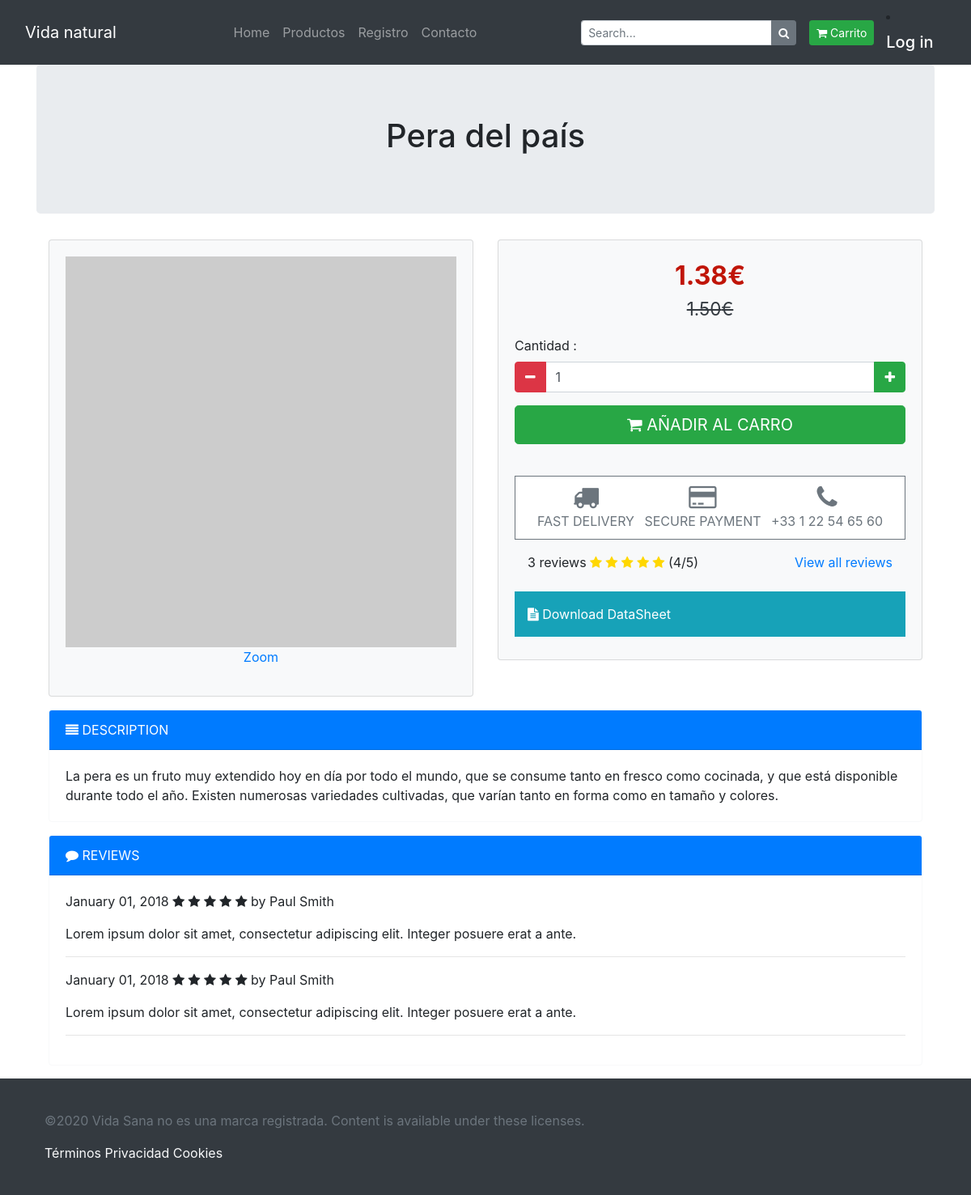
/eshop/index.php?menu=producto&producto=PERPAIS, run on the app's committed database.
### tables this page shows
CREATE TABLE `ti_desc_producto` (
  `id_producto` varchar(20) NOT NULL,
  `id_idioma` varchar(2) NOT NULL,
  `descripcion_corta` varchar(200) DEFAULT NULL,
  `descripcion_larga` varchar(4000) DEFAULT NULL
);

CREATE TABLE `tm_producto` (
  `id_producto` varchar(20) NOT NULL,
  `precio_actual` decimal(10,2) NOT NULL,
  `es_oferta` varchar(1) DEFAULT NULL,
  `precio_oferta` decimal(10,2) DEFAULT NULL,
  `reserva_inicial` date DEFAULT NULL,
  `reserva_actual` date DEFAULT NULL,
  `reserva_notificacion` date DEFAULT NULL,
  `stock` decimal(10,0) NOT NULL,
  `imagen` blob DEFAULT NULL
);

### eshop/routing.php (called while the page is built, shortened)
<?php
	$page='home/index.php';
	if (!empty($_GET)) {
		$menu=$_GET['menu'];
		switch ($menu) {
			case 'producto':
				$myproduct=$_GET['producto'];
				$page='products/product.php';
				break;
		}
	}
	require_once($page);
 ?>

### eshop/index.php (called while the page is built)
<?php
	require_once('Layouts/layout.php');
 ?>

### eshop/products/product.php (the view, shortened to what this page needs)
<?php
        require("includes/conexion.php");
        $sql="CALL getProduct('ES','$myproduct')";
        $query=mysqli_query($conexion, $sql);
        $row=mysqli_fetch_array($query);
     ?>
<section class="jumbotron text-center">
    <div class="container">
        <h1 class="jumbotron-heading"><?php echo $row['descripcion_corta']?></h1>
    </div>
</section>
<div class="container">
    <div class="row">
        <div class="col-12 col-lg-6">
            <div class="card bg-light mb-3">
                <div class="card-body">
                    <a href="" data-toggle="modal" data-target="#productModal">
                        <img class="img-fluid" src="https://dummyimage.com/800x800/55595c/fff" />
                        <p class="text-center">Zoom</p>
                    </a>
                </div>
            </div>
        </div>
        <div class="col-12 col-lg-6 add_to_cart_block">
            <div class="card bg-light mb-3">
                <div class="card-body">
                    <p class="price"><?php echo $row['precio_oferta']?>€</p>
                    <p class="price_discounted"><?php echo $row['precio_actual'] ?>€</p>
                    <form id="dataform" name="dataform"  method="get" action="?menu=carrito&action=addToCart">
                        <div class="form-group">
                            <label>Cantidad :</label>
                            <div class="input-group mb-3">
                                <div class="input-group-prepend">
                                    <button type="button" class="quantity-left-minus btn btn-danger btn-number"  data-type="minus" data-field="">
                                        <i class="fa fa-minus"></i>
                                    </button>
                                </div>
                                <input type="text" class="form-control"  id="quantity" name="quantity" min="1" max="100" value="1">
                                <div class="input-group-append">
                                    <button type="button" class="quantity-right-plus btn btn-success btn-number" data-type="plus" data-field="">
                                        <i class="fa fa-plus"></i>
                                    </button>
                                </div>
                            </div>
                        </div>
                        <a name="alink"  id="alink"  onclick="sendForm()" href="#" class="btn btn-success btn-lg btn-block text-uppercase">
                            <i class="fa fa-shopping-cart"></i> Añadir al carro
                        </a>
                    </form>
                    <br>
                    <div class="product_rassurance">
                        <ul class="list-inline">
                            <li class="list-inline-item"><i class="fa fa-truck fa-2x"></i><br/>Fast delivery</li>
                            <li class="list-inline-item"><i class="fa fa-credit-card fa-2x"></i><br/>Secure payment</li>
                            <li class="list-inline-item"><i class="fa fa-phone fa-2x"></i><br/>+33 1 22 54 65 60</li>
                        </ul>
                    </div>
                    <div class="reviews_product p-3 mb-2 ">
                        3 reviews
                        <i class="fa fa-star"></i>
                        <i class="fa fa-star"></i>
                        <i class="fa fa-star"></i>
                        <i class="fa fa-star"></i>
                        <i class="fa fa-star"></i>
                        (4/5)
                        <a class="pull-right" href="#reviews">View all reviews</a>
                    </div>
                    <div class="datasheet p-3 mb-2 bg-info text-white">
                        <a href="" class="text-white"><i class="fa fa-file-text"></i> Download DataSheet</a>
                    </div>
                </div>
            </div>
        </div>
    </div>
    <div class="row">
        <div class="col-12">
            <div class="card border-light mb-3">
                <div class="card-header bg-primary text-white text-uppercase"><i class="fa fa-align-justify"></i> Description</div>
                <div class="card-body">
                    <p class="card-text">
                    <?php echo $row['descripcion_larga']?>
                    </p>
                </div>
            </div>
        </div>
        <div class="col-12" id="reviews">
            <div class="card border-light mb-3">
                <div class="card-header bg-primary text-white text-uppercase"><i class="fa fa-comment"></i> Reviews</div>
                <div class="card-body">
                    <div class="review">
                        <meta itemprop="datePublished" content="01-01-2016">January 01, 2018
                        <span class="fa fa-star"></span>
                        <span class="fa fa-star"></span>
                        <span class="fa fa-star"></span>
                        <span class="fa fa-star"></span>
                        <span class="fa fa-star"></span>
                        by Paul Smith
                        <p class="blockquote">
                            <p class="mb-0">Lorem ipsum dolor sit amet, consectetur adipiscing elit. Integer posuere erat a ante.</p>
                        </p>
                        <hr>
                    </div>
                    <div class="review">
                        <meta itemprop="datePublished" content="01-01-2016">January 01, 2018
                        <span class="fa fa-star" aria-hidden="true"></span>
                        <span class="fa fa-star" aria-hidden="true"></span>
                        <span class="fa fa-star" aria-hidden="true"></span>
                        <span class="fa fa-star" aria-hidden="true"></span>
                        <span class="fa fa-star" aria-hidden="true"></span>
                        by Paul Smith
                        <p class="blockquote">
                            <p class="mb-0">Lorem ipsum dolor sit amet, consectetur adipiscing elit. Integer posuere erat a ante.</p>
                        </p>
                        <hr>
                    </div>
                </div>
            </div>
        </div>
    </div>
</div>

### eshop/includes/style.css (style rules this page uses)
.add_to_cart_block .price { color: #c01508; text-align: center; font-weight: bold; font-size: 200%; margin-bottom: 0; }
.add_to_cart_block .price_discounted { color: #343a40; text-align: center; text-decoration: line-through; font-size: 140%; }
.product_rassurance { padding: 10px; margin-top: 15px; background: #ffffff; border: 1px solid #6c757d; color: #6c757d; }
.product_rassurance .list-inline { margin-bottom: 0; text-transform: uppercase; text-align: center; }
.reviews_product .fa-star { color: gold; }

### data on the page
ti_desc_producto: descripcion_corta "Pera del país", id_producto.precio_oferta "1.38", id_producto.precio_actual "1.50", descripcion_larga "La pera es un fruto muy extendido hoy en día por todo el mundo, que se consume tanto en fresco como cocinada, y que está disponible durante todo el año. Existen numerosas variedades cultivadas, que varían tanto en forma como en tamaño y colores."
